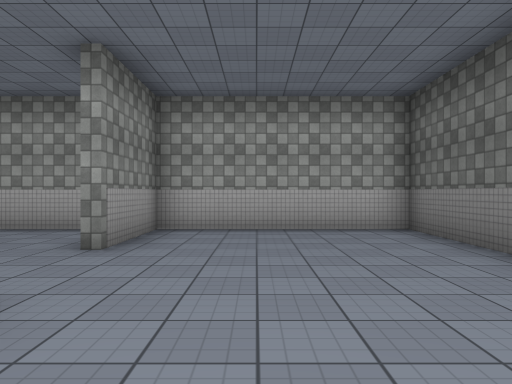
[1] (above)

21 first-person views from a walk through a 3-D level made in the Unity game engine. The camera is 1.4 m above the floor, looks level and sees 70° across. The floor is counted in squares, 2 m on a side. Each view is taken from the middle of a square. On the plan, view 1 faces up. The plan holds only what a view shows up to about 11 squares ahead; the rest is blank. The place goes on beyond the plan. The player is left out. Some surface patterns are stand-ins.

[2]
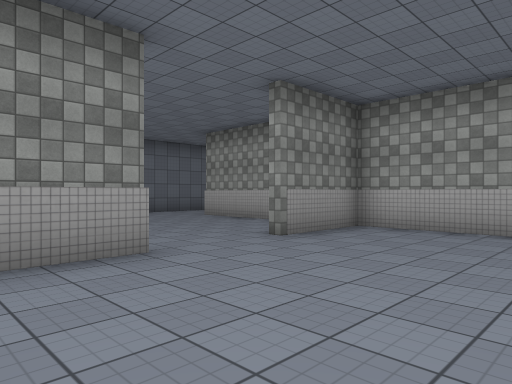

[3]
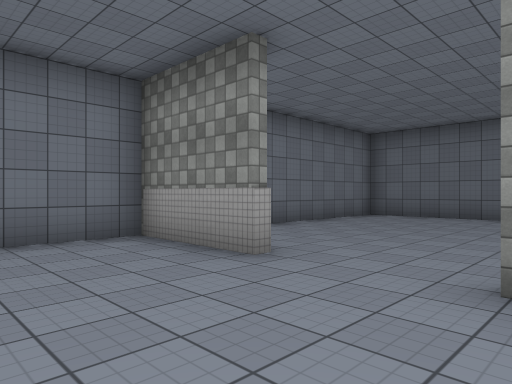

[4]
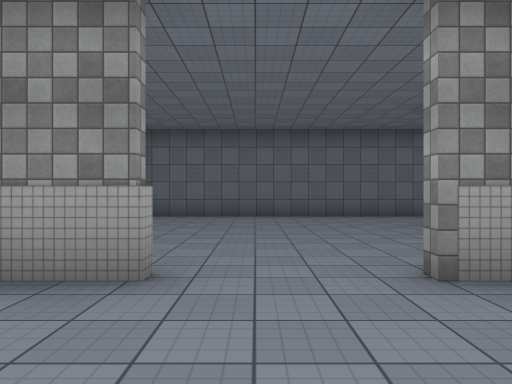

[5]
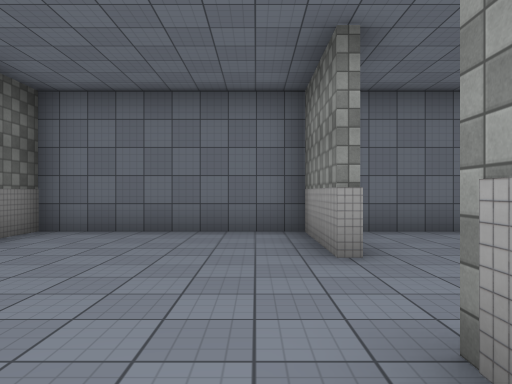

[6]
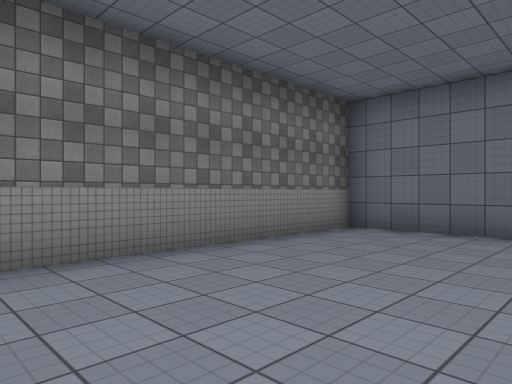

[7]
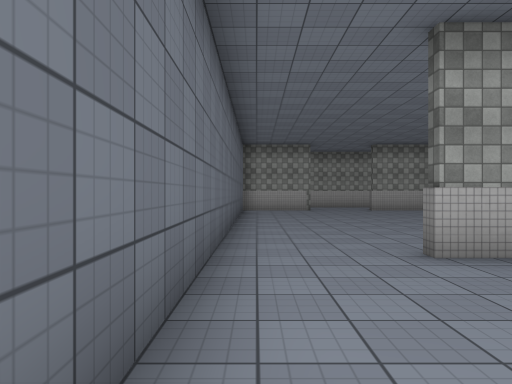

[8]
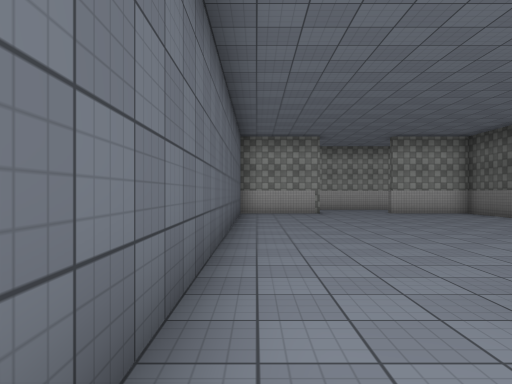

[9]
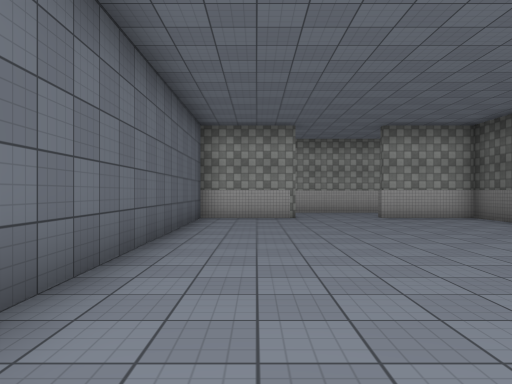

[10]
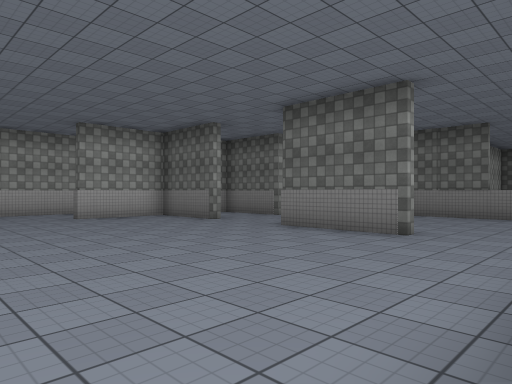

[11]
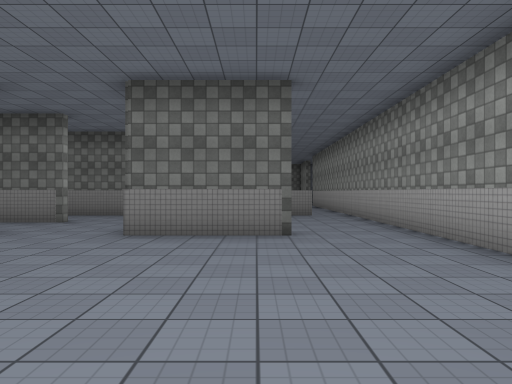

[12]
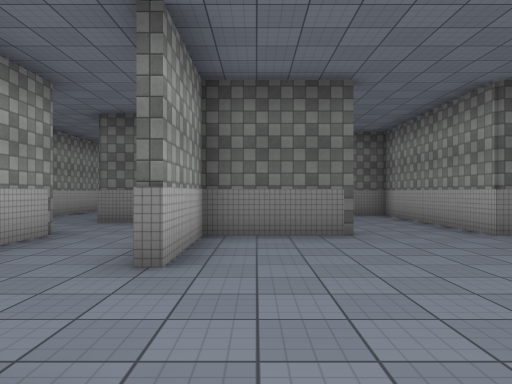

[13]
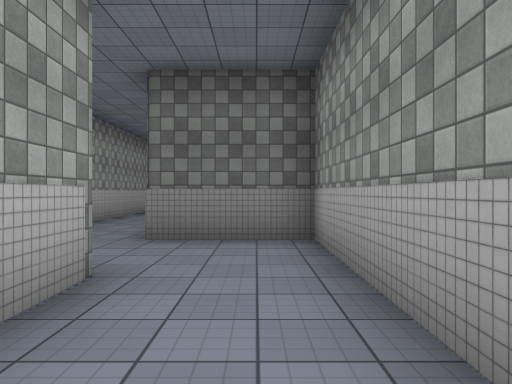

[14]
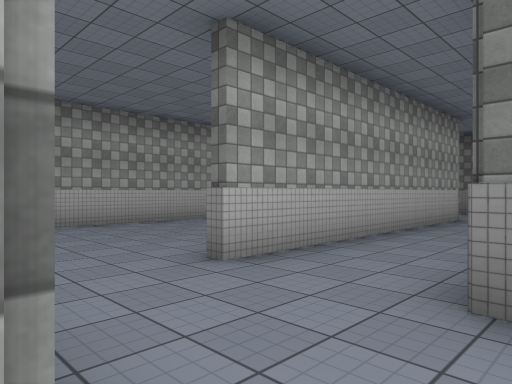

[15]
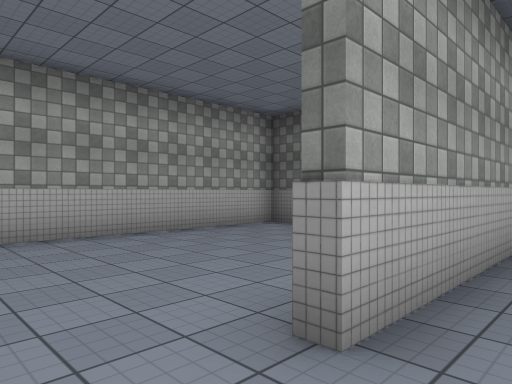

[16]
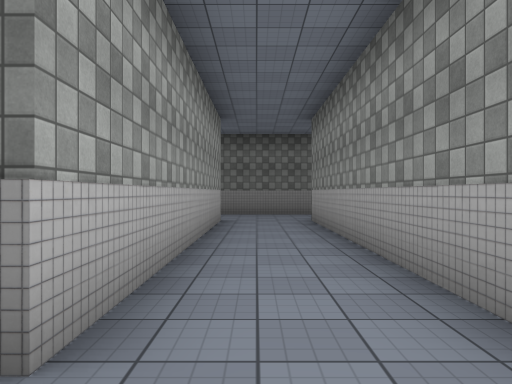

[17]
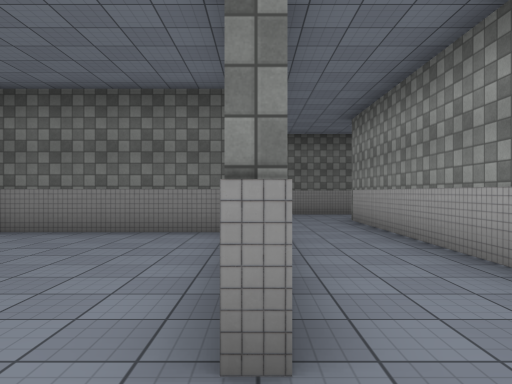

[18]
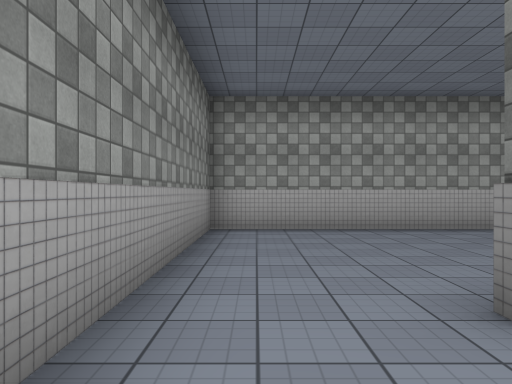

[19]
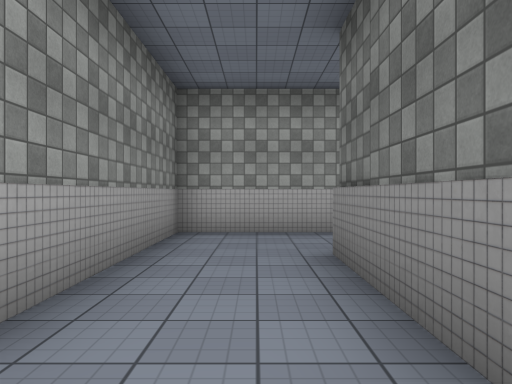

[20]
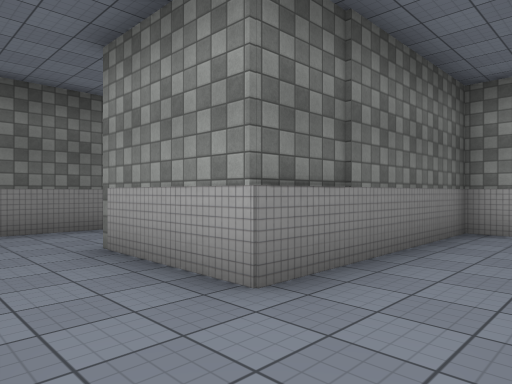

[21]
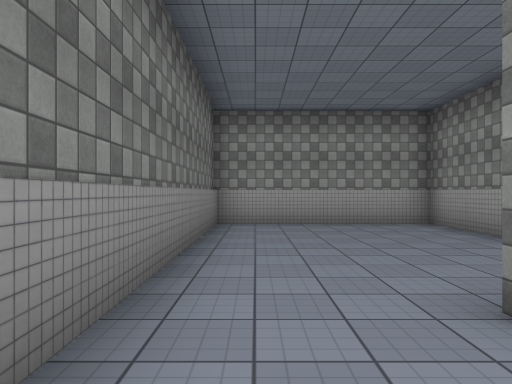

### Floor plan
Points are (right, up) in squares from view 1. A wall is a line through its corners. A room is listed if a view was taken in it or the views show most of it. See-through windows are left out.
Room 1 (views 1, 2, 3, 4, 5, 6)
walls: (-2.2, 2.1) (-1.9, 2.1) (-1.9, -0.5) (2.9, -0.5) (2.9, 6.9) (-1.9, 6.9) (-1.9, 4.4)
ways out: opening at (-2, 3.5) to room 2
Room 2 (views 7, 8)
walls: (-9.1, -0.5) (-2.9, -0.5); (-3.2, 6.9) (-7.1, 6.9); (-9.5, 6.4) (-9.5, -0.1)
ways out: opening at (-2, 3.5) to room 1; opening at (-8.5, 7) to room 3
Room 3 (views 9, 10, 11, 12)
walls: (-2.1, 14.4) (-2.1, 16.9) (-4.6, 16.9); (-2.1, 9.4) (-2.1, 12.1); (-6.9, 16.9) (-9.5, 16.9) (-9.5, 6.4); (-7.1, 6.9) (-7.1, 7.3); (-4, 7.1) (-1.5, 7.1)
ways out: opening at (-8.5, 7) to room 2; opening at (-5.5, 17) to room 4; opening at (-2, 8.5) to room 9; opening at (-2, 13.5) to room 10
Room 4 (views 13, 14)
walls: (-3.9, 17.1) (0.4, 17.1) (0.4, 19.8); (-4.6, 16.9) (-4.6, 17.3); (-4.8, 19.4) (-5.9, 19.4); (-1.9, 19.4) (-3.2, 19.4)
ways out: opening at (-5.5, 17) to room 3; opening at (-1, 20) to room 5; opening at (-7, 18.5)
Room 5 (views 15, 16, 18)
walls: (8.1, 21.9) (0.4, 21.9); (0.9, 19.6) (8.1, 19.6)
ways out: opening at (-1, 20) to room 4; opening at (-0.5, 22) to room 6; opening at (9, 22)
Room 6 (view 17)
walls: (0.4, 21.9) (0.4, 22.3); (5.4, 22.6) (5.4, 26.9) (-1.9, 26.9) (-1.9, 21.1)
ways out: opening at (-0.5, 22) to room 5
Room 7 (views 19, 20, 21)
walls: (3.5, 19.4) (0.6, 19.4) (0.6, 14.9); (-0.6, 12.1) (2.9, 12.1) (2.9, 17.1) (5.6, 17.1); (7.9, 16.4) (7.9, 17.9)
ways out: opening at (6.5, 17) to room 8; opening at (0, 13.5) to room 10
Room 8 (no view inside)
walls: (3.1, 13.4) (3.1, 10.9) (7.9, 10.9) (7.9, 16.4)
ways out: opening at (6.5, 17) to room 7
Room 9 (no view inside)
walls: (2.9, 8.2) (2.9, 11.4); (-1.5, 7.1) (3, 7.1)
ways out: opening at (-2, 8.5) to room 3; opening at (3, 8)
Room 10 (no view inside)
walls: (0.4, 14.4) (0.4, 15.9); (-2.1, 12.1) (-0.6, 12.1)
ways out: opening at (-2, 13.5) to room 3; opening at (0, 13.5) to room 7

Where each view was taken, in squares from view 1:
view 1: 0 up, 0 right, facing up
view 2: 0 up, 2 right, facing up-left
view 3: 5 up, 1 right, facing down-left
view 4: 3 up, 1 right, facing left
view 5: 6 up, 1 left, facing down
view 6: 6 up, 1 left, facing down-right
view 7: 3 up, 9 left, facing up
view 8: 5 up, 9 left, facing up
view 9: 7 up, 8 left, facing up
view 10: 7 up, 8 left, facing up-right
view 11: 10 up, 8 left, facing right
view 12: 16 up, 8 left, facing right
view 13: 18 up, 5 left, facing right
view 14: 19 up, 2 left, facing up-right
view 15: 21 up, 1 left, facing up-right
view 16: 21 up, 1 left, facing right
view 17: 22 up, 1 left, facing right
view 18: 20 up, 1 left, facing up
view 19: 13 up, 2 right, facing up
view 20: 19 up, 1 right, facing down-right
view 21: 19 up, 7 right, facing down
